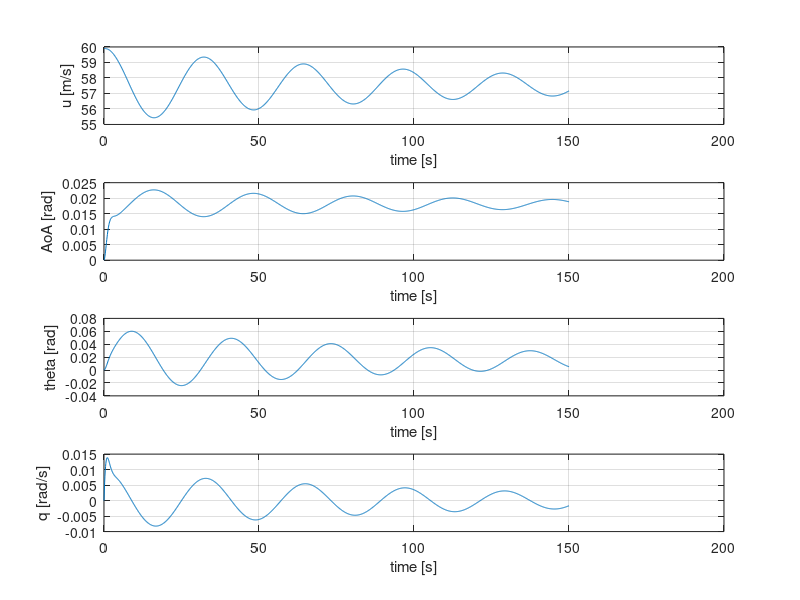

The MATLAB script that drew this image:
clear; close all; clc;
%% Citation Data
% run("Cit_par.m");				
%% Data from FD reader page 133 Table 5-1
alpha0 = 0; th0 = 0;
V0 = 59.9; m = 4547.8; c = 2.022;
S = 24.2;
lh = 5.5;
muc = 102.7;
KY2 = 0.980;
CX0 = 0;		CZ0 = -1.1360;		
CXu = -0.2199;	CZu = -2.2720;		Cmu = 0;
CXa = 0.4653;	CZa = -5.1600;		Cma = -0.4300;
CXadot = 0;		CZadot = -1.4300;	Cmadot = -3.7000;
CXq = 0;		CZq = -3.8600;		Cmq = -7.0400;
CXde = 0;		CZde = -0.6238;		Cmde = -1.5530;
%% State Space
Q = c/V0;
C_1 = [-2*muc*Q,		0,				0,		0; ...
		  0,	(CZadot - 2*muc)*Q,		0,		0; ...
		  0,			0,				-Q,		0; ...
		  0,		Cmadot*Q,			0,  -2*muc*KY2*Q];
	  
C_2 = [-CXu,	   -CXa,		-CZ0,			0;		...
	   -CZu,	   -CZa,		CX0,	-(CZq + 2*muc); ...
	     0,		    0,		     0,			   -1;		...
	   -Cmu,	   -Cma,		 0,		      -Cmq];
	
C_3 = [-CXde;	...
	   -CZde;	...
		0;		...
	   -Cmde];

As = inv(C_1)*C_2;
Bs = inv(C_1)*C_3;

Cs = [V0, 0, 0, 0; ...
	   0, 1, 0, 0; ...
	   0, 0, 1, 0; ...
	   0, 0, 0, 1/Q];
Ds = zeros(4, 1);
sys_s = ss(As, Bs, Cs, Ds, 'StateName', {'u' 'AOA' 'theta' 'pitch rate'}, 'InputName', 'Delta elevator');
%% Solution
init = [0, alpha0, th0, 0];			% Initial Condition
t = 0:0.1:150;						% Time Domain
step = -0.005*ones(1, length(t));	% Step input -0.005 rad of delta_e
[y, t] = lsim(sys_s, step, t, init);

subplot(4, 1, 1);
plot(t, y(:, 1) + V0);
xlabel("time [s]")
ylabel("u [m/s]")
grid on
subplot(4, 1, 2);
plot(t, y(:, 2));
xlabel("time [s]")
ylabel("AoA [rad]")
grid on

subplot(4, 1, 3);
plot(t, y(:, 3));
xlabel("time [s]")
ylabel("theta [rad]")
grid on

subplot(4, 1, 4);
plot(t, y(:, 4));
xlabel("time [s]")
ylabel("q [rad/s]")
grid on

lambda = eig(As)*Q